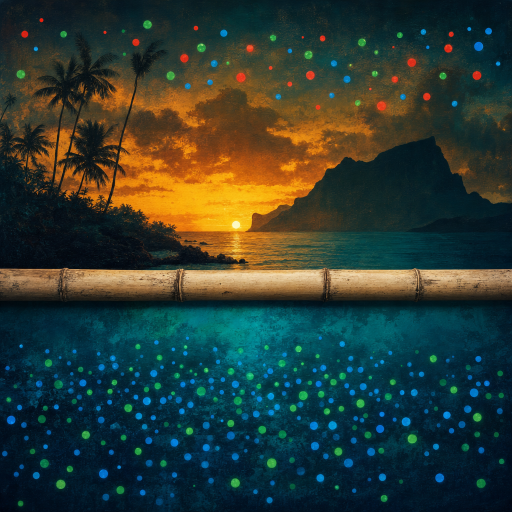
#> input picture rooms/data_vis/Hawaii/boss/clue_the_framed_piece_by_the_valve.png, 1024 x 1024 px (shown at 1/2 size)
$ python -i prep_tiles.py   (imports and definitions only)
#> lines starting #> are read from the running program, lines starting #| are printed output that depends on the picture; after the words box and inside, x2 and y2 are one past the last pixel; in counts of white or black regions, pixels touching at a corner belong together
#!/usr/bin/env python3
"""prep_tiles.py — turn the raw generated figure art into the cut-out tiles the plates paste.

WHY (2026-09-20, Lucas: "use the image renderer for the pickup-clue images so they can be very
artistic while still accurate with the determinism needed for the escape to work").

The escape is solved by spotting that the frog in Ninestep's niche is the SAME frog as in Redsill's.
Generating nine beautiful plates would give nine separately-imagined frogs — the exact drift that sent
this scenario to deterministic plates in the first place (and still visible in the room panoramas,
where the maize-cake is a gilded loaf in one niche and a pale disc in another). So the art is generated
ONCE PER FIGURE TYPE (12 tiles), and every plate pastes the same file: not "drawn consistently" but
pixel-identical, which no prompt can promise.

This step is deliberately separate from `make_figures.py` and runs rarely:

    _scratch/figure_tiles/<name>.png   raw 1024x1024 generations, charcoal background   (source)
        -> prep_tiles.py ->
    figures/tiles/<name>.png           RGBA, background keyed out, trimmed, 512px        (committed)

Keying is a COLOUR-DISTANCE MATTE against the measured background colour, followed by a hole fill —
not a brightness threshold and not a flood fill. Both of those were tried on 2026-09-20 and both ate
the art: the objects' shaded sides sit within a few levels of the charcoal ground, so a flood fill
tunnelled straight into the frog and left fragments (the censer lost half its body). Measuring the
background colour from the border and matting on distance to it keeps shaded stone, and filling
enclosed holes afterwards keeps the frog's eyes and the censer's pierced lid opaque.

Deterministic: same inputs -> same outputs. `test_temple.py` checksums the results, so regenerated art
cannot silently replace a figure the verified board depends on.

    python3 prep_tiles.py            # rebuild every tile that is missing or out of date
    python3 prep_tiles.py --force    # rebuild all
"""
from __future__ import annotations

import argparse
import hashlib
import os
import sys

import numpy as np
from PIL import Image
import cv2

HERE = os.path.dirname(os.path.abspath(__file__))
SRC = os.path.join(HERE, "_scratch", "figure_tiles")
OUT = os.path.join(HERE, "figures", "tiles")
SIZE = 512          # long edge of the trimmed cut-out; plates draw it smaller still
PAD = 8             # transparent margin, so nothing touches the tile edge
T0, T1 = 10.0, 26.0  # Lab distance from the background colour: below T0 fully out, above T1 fully in


def cutout(path):
    """The object alone, on transparency, trimmed to its own bounding box."""
    bgr = cv2.imread(path, cv2.IMREAD_COLOR)
#> bgr is the input picture: shape (1024, 1024, 3); mean B, G, R 50.9, 59, 45.1
    if bgr is None:
        raise SystemExit(f"cannot read {path}")
    lab = cv2.cvtColor(bgr, cv2.COLOR_BGR2LAB).astype(np.float32)
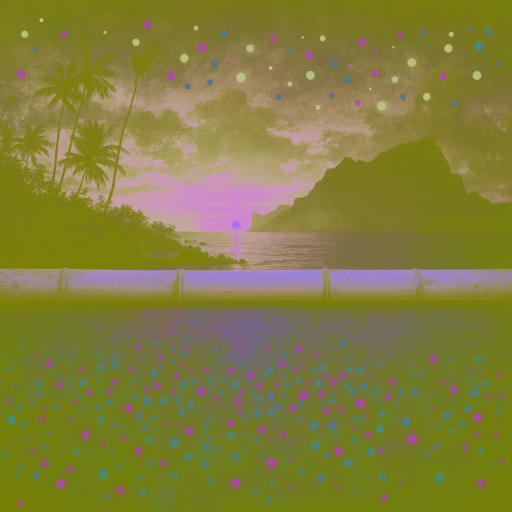
#> lab: shape (1024, 1024, 3) float32 (shown at 1/2 size); mean B, G, R 61.4, 126.3, 130.7
    h, w = lab.shape[:2]
#> h = 1024; w = 1024
    b = max(4, min(h, w) // 100)
#> b = 10
    border = np.concatenate([lab[:b].reshape(-1, 3), lab[-b:].reshape(-1, 3),
                             lab[:, :b].reshape(-1, 3), lab[:, -b:].reshape(-1, 3)])
    bg = np.median(border, axis=0)
#> bg = [18, 126, 120]
    dist = np.linalg.norm(lab - bg, axis=2)
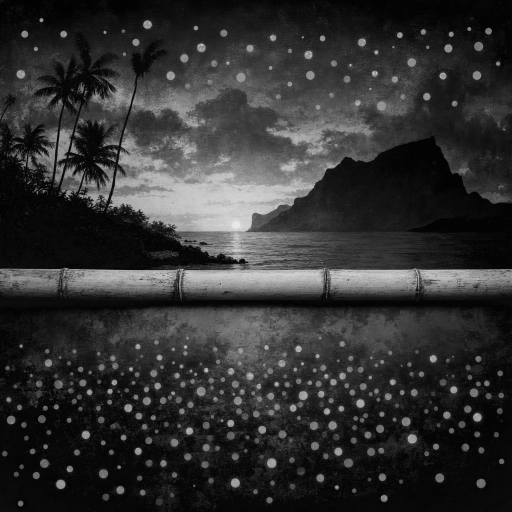
#> dist: shape (1024, 1024) float32 (shown at 1/2 size); min 0, max 233.4, mean 49.7
    alpha = np.clip((dist - T0) / (T1 - T0), 0, 1)
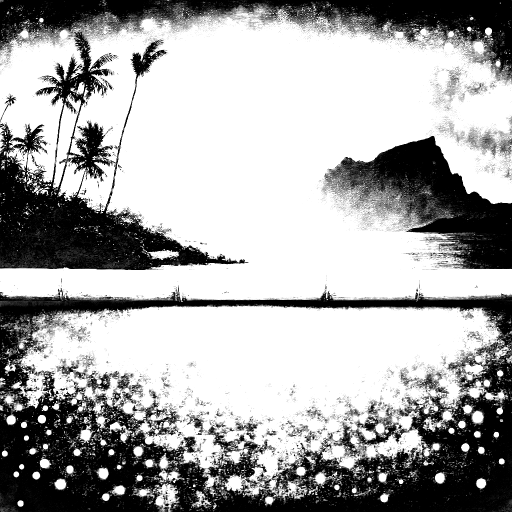
#> alpha: shape (1024, 1024) float32 (shown at 1/2 size); min 0, max 1, mean 0.657

    # Fill enclosed holes: anything NOT reachable from the frame edge through background is interior
    # (an eye socket, a pierced hole's rim shadow) and must stay opaque.
    solid = (alpha > 0.5).astype(np.uint8)
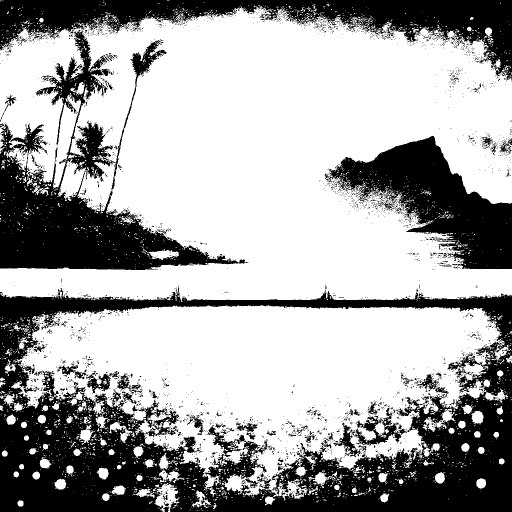
#> solid: shape (1024, 1024) (shown at 1/2 size); values 0 (black) and 1 (white), 65.5% white; 3258 black regions (3162 under 20 px), largest, box (x1, y1, x2, y2) and area: (0, 571, 1024, 1024) 182252, (0, 60, 497, 540) 65809, (0, 0, 1024, 161) 54201
    solid = cv2.morphologyEx(solid, cv2.MORPH_CLOSE, np.ones((7, 7), np.uint8))
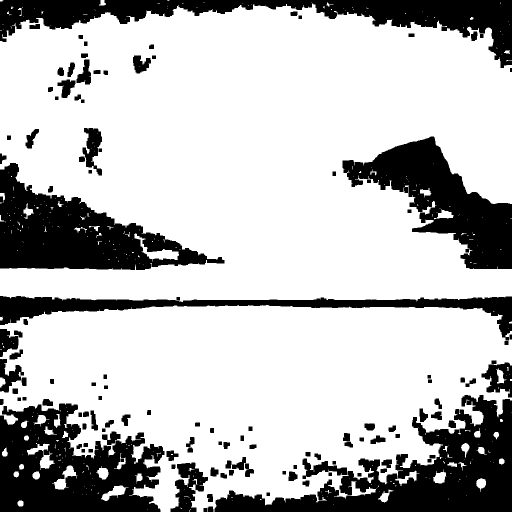
#> solid: shape (1024, 1024) (shown at 1/2 size); values 0 (black) and 1 (white), 74.3% white; 126 black regions, largest, box (x1, y1, x2, y2) and area: (429, 790, 1024, 1024) 52435, (0, 807, 329, 1024) 45574, (0, 326, 449, 540) 42831
    ff = np.zeros((h + 2, w + 2), np.uint8)
    flood = solid.copy()
    cv2.floodFill(flood, ff, (0, 0), 1)              # 1 everywhere reachable background
    solid = solid | (1 - flood)                      # ... so the unreachable part is interior
#> solid: shape (1024, 1024); every value is 1
    n, cc, st, _ = cv2.connectedComponentsWithStats(solid)
#> cc: shape (1024, 1024) int32; every value is 1
#> n = 2; st = [[-1, 2147483647, 0, 0, 0], [0, 0, 1024, 1024, 1048576]]
    if n > 1:                                        # keep the largest blob: drop stray flecks
        solid = (cc == 1 + int(np.argmax(st[1:, 4]))).astype(np.uint8)
    alpha = np.maximum(alpha, solid.astype(np.float32))
#> alpha: shape (1024, 1024) float32; every value is 1
    alpha = (cv2.GaussianBlur(alpha, (3, 3), 0) * 255).astype(np.uint8)
#> alpha: shape (1024, 1024); every value is 255
    obj = solid
    ys, xs = np.nonzero(obj)
    if not len(ys):
        raise SystemExit(f"{path}: nothing left after keying — check the background")
    y0, y1, x0, x1 = ys.min(), ys.max() + 1, xs.min(), xs.max() + 1
#> y0 = 0; y1 = 1024; x0 = 0; x1 = 1024
    rgba = np.dstack([cv2.cvtColor(bgr, cv2.COLOR_BGR2RGB), alpha])[y0:y1, x0:x1]
    im = Image.fromarray(rgba, "RGBA")
    scale = (SIZE - 2 * PAD) / max(im.size)
#> scale = 0.484
    im = im.resize((max(1, round(im.width * scale)), max(1, round(im.height * scale))), Image.LANCZOS)
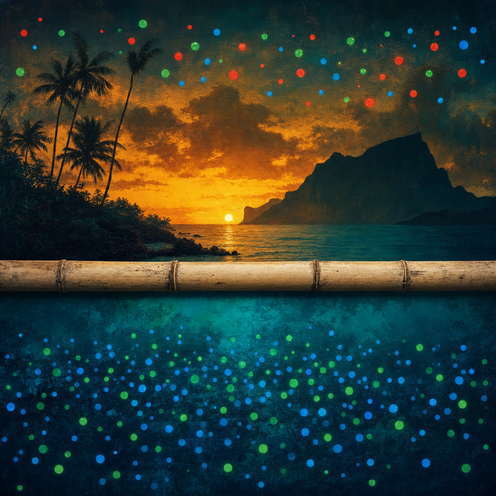
#> im: PIL image 496x496 RGBA; mean R, G, B, A 45.1, 59, 50.9, 255
    canvas = Image.new("RGBA", (SIZE, SIZE), (0, 0, 0, 0))
#> canvas: PIL image 512x512 RGBA; every value is 0
    canvas.paste(im, ((SIZE - im.width) // 2, (SIZE - im.height) // 2), im)
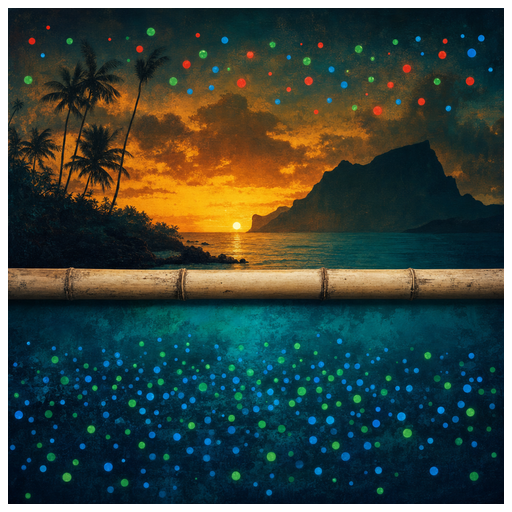
#> canvas: PIL image 512x512 RGBA; mean R, G, B, A 42.3, 55.4, 47.8, 239.3; transparent parts drawn white
    return canvas


def main():
    ap = argparse.ArgumentParser()
    ap.add_argument("--force", action="store_true")
    a = ap.parse_args()
    os.makedirs(OUT, exist_ok=True)
    made = []
    for fn in sorted(os.listdir(SRC)):
        if not fn.endswith(".png"):
            continue
        name = fn[:-4].replace("_", "-")          # maize_cake.png -> maize-cake (the board's name)
        src, dst = os.path.join(SRC, fn), os.path.join(OUT, name + ".png")
        if not a.force and os.path.isfile(dst) and os.path.getmtime(dst) >= os.path.getmtime(src):
            continue
        cutout(src).save(dst)
        made.append(name)
    for fn in sorted(os.listdir(OUT)):
        h = hashlib.sha1(open(os.path.join(OUT, fn), "rb").read()).hexdigest()[:12]
        print(f"  {fn:<22} {h}")
    print(f"{len(made)} tile(s) rebuilt" if made else "all tiles up to date")
    return 0


# [2 lines not run here, left out]

>>> result = cutout('../../data_vis/Hawaii/boss/clue_the_framed_piece_by_the_valve.png')

$ run again, on rooms/data_vis/Hawaii/boss/scene_open.png
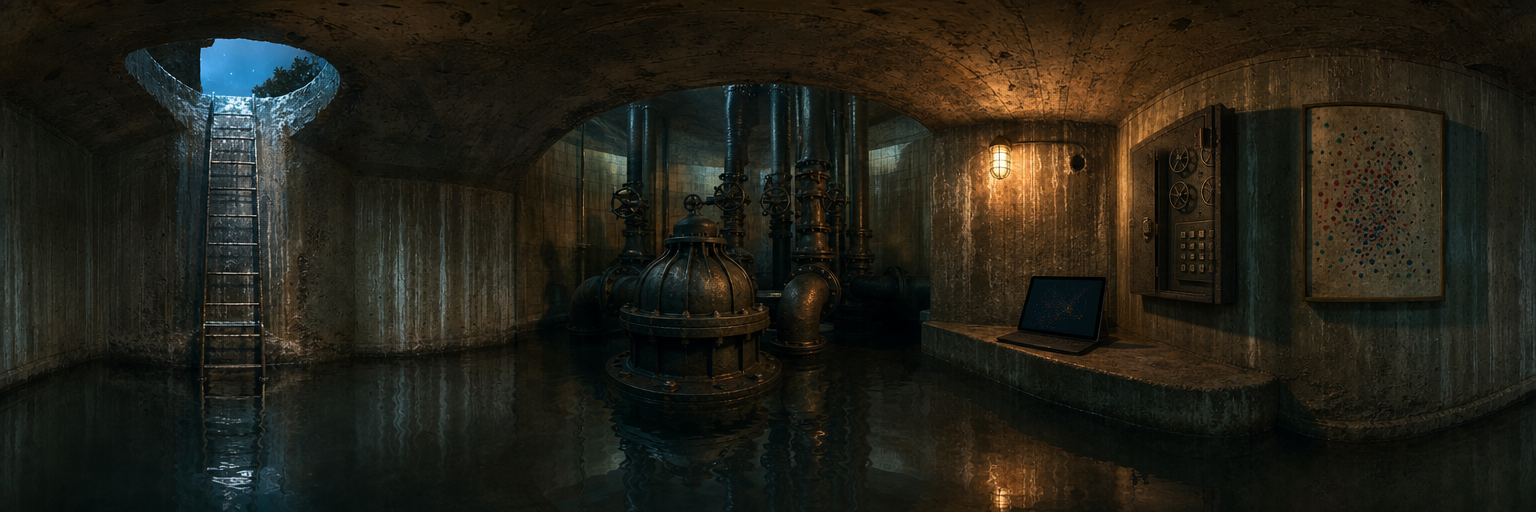
#> input picture rooms/data_vis/Hawaii/boss/scene_open.png, 1536 x 512 px
#> in cutout, bgr is the input picture: shape (512, 1536, 3); mean B, G, R 23.8, 33.1, 35
#> bg = [18, 126, 131]
#> flood: shape (512, 1536); values 0 (black) and 1 (white), 62.3% white; 150 black regions, largest, box (x1, y1, x2, y2) and area: (289, 160, 1536, 512) 180294, (0, 340, 223, 512) 31587, (1152, 0, 1536, 156) 22515
#> in cutout, `n, cc, st, _ = cv2.connectedComponentsWithStats(solid)`:
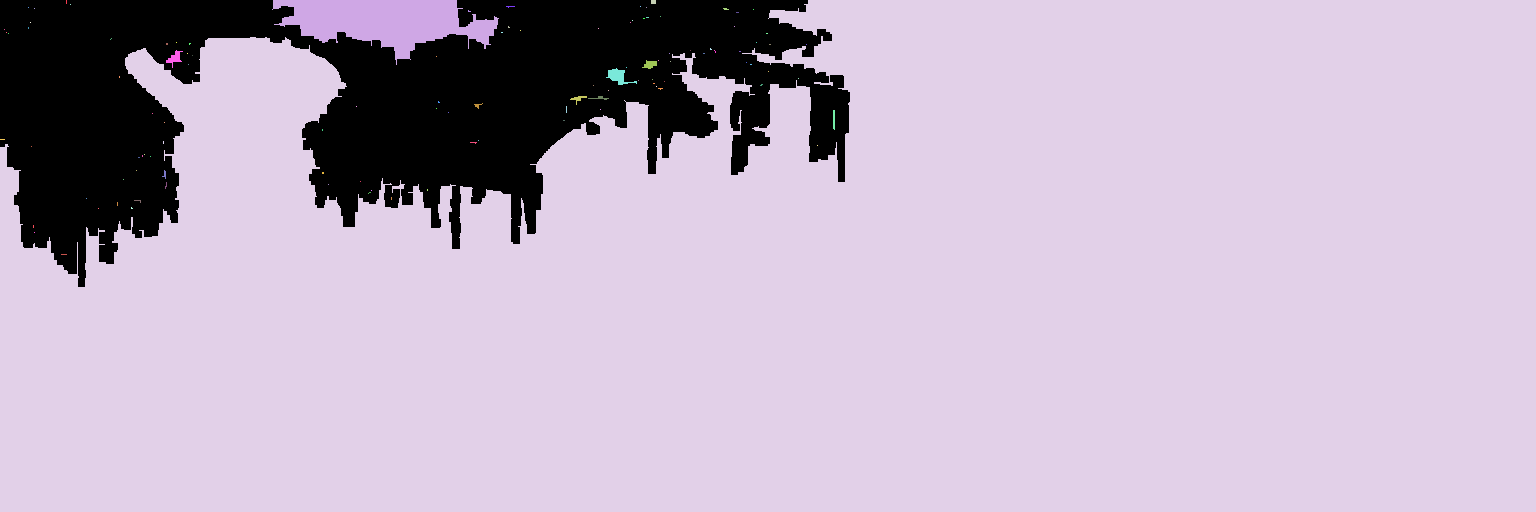
#> cc: shape (512, 1536) int32; 111 distinct labels, from 0 to 110; one colour per label, 0 black
#> n = 111; st = 111 rows, first 6: [0, 0, 850, 287, 118816], [66, 0, 1, 4, 4], [272, 0, 227, 65, 7718], [651, 0, 5, 4, 20], [0, 0, 1536, 512, 659076], [70, 4, 1, 1, 1]
#> y0 = 0; y1 = 512; x0 = 0; x1 = 1536
#> in cutout, `canvas.paste(im, ((SIZE - im.width) // 2, (SIZE - im.height) // 2), im)`:
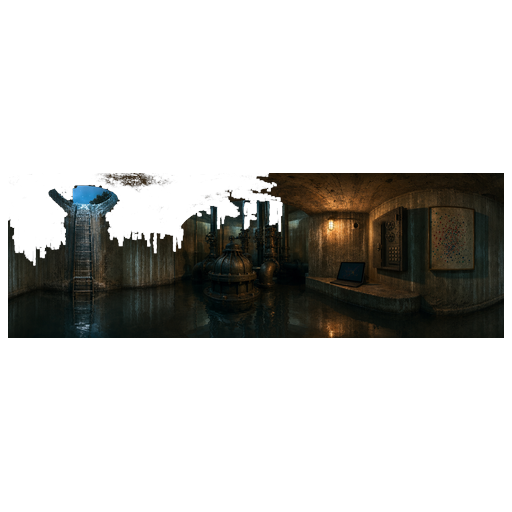
#> canvas: PIL image 512x512 RGBA; mean R, G, B, A 9.8, 9.3, 6.7, 66.8; transparent parts drawn white
